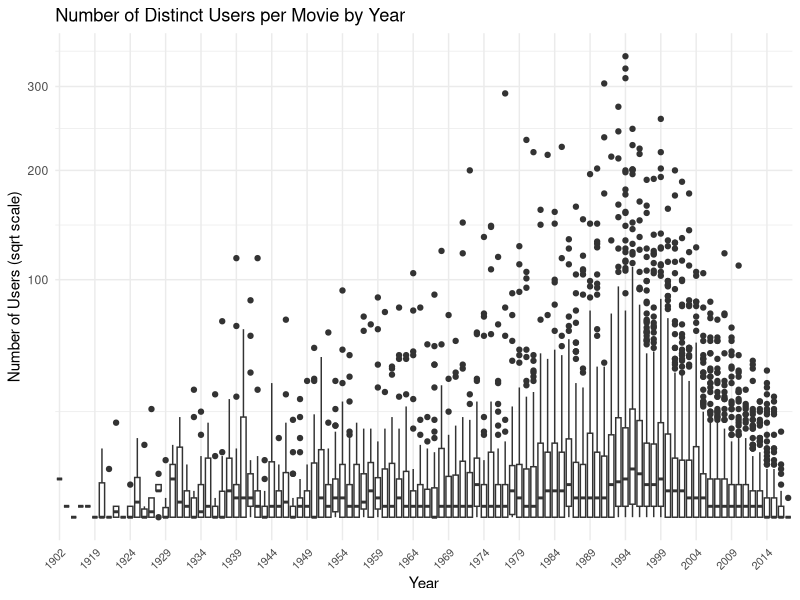

R code for this plot:
#High Dimensional Data 23
#Regularization

#1. For the movielens data, compute the number of ratings for 
#each movie and then plot it against the year the movie was 
#released. Use the square root transformation on the counts.

library(dslabs)
library(tidyverse)

data("movielens")

movielens %>%
  group_by(movieId) %>%
  summarize(
    n = n_distinct(userId),
    year = as.character(first(year))
  ) %>%
  ggplot(aes(x = year, y = n)) +
  geom_boxplot() +
  scale_y_sqrt() +  # same as coord_trans(y = "sqrt")
  scale_x_discrete(
    breaks = function(x) x[seq(1, length(x), by = 5)]  # show every 5th year
  ) +
  theme_minimal() +
  theme(
    axis.text.x = element_text(angle = 45, hjust = 1, size = 8)
  ) +
  labs(
    title = "Number of Distinct Users per Movie by Year",
    x = "Year",
    y = "Number of Users (sqrt scale)"
  )
